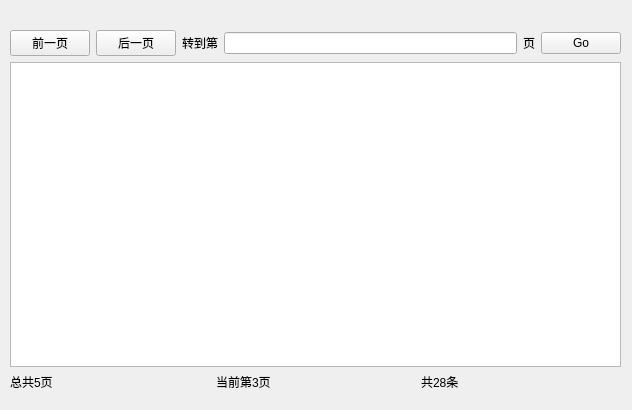
<?xml version="1.0" encoding="UTF-8"?>
<ui version="4.0">
 <class>Form</class>
 <widget class="QWidget" name="Form">
  <property name="geometry">
   <rect>
    <x>0</x>
    <y>0</y>
    <width>632</width>
    <height>410</height>
   </rect>
  </property>
  <property name="windowTitle">
   <string>分页显示数据</string>
  </property>
  <widget class="QWidget" name="">
   <property name="geometry">
    <rect>
     <x>10</x>
     <y>30</y>
     <width>611</width>
     <height>361</height>
    </rect>
   </property>
   <layout class="QVBoxLayout" name="verticalLayout">
    <item>
     <layout class="QHBoxLayout" name="horizontalLayout">
      <item>
       <widget class="QPushButton" name="pushButton">
        <property name="text">
         <string>前一页</string>
        </property>
       </widget>
      </item>
      <item>
       <widget class="QPushButton" name="pushButton_2">
        <property name="text">
         <string>后一页</string>
        </property>
       </widget>
      </item>
      <item>
       <widget class="QLabel" name="label">
        <property name="text">
         <string>转到第</string>
        </property>
       </widget>
      </item>
      <item>
       <widget class="QLineEdit" name="lineEdit"/>
      </item>
      <item>
       <widget class="QLabel" name="label_2">
        <property name="text">
         <string>页</string>
        </property>
       </widget>
      </item>
      <item>
       <widget class="QPushButton" name="pushButton_3">
        <property name="text">
         <string>Go</string>
        </property>
       </widget>
      </item>
     </layout>
    </item>
    <item>
     <widget class="QTableView" name="tableView"/>
    </item>
    <item>
     <layout class="QHBoxLayout" name="horizontalLayout_2">
      <item>
       <widget class="QLabel" name="label_3">
        <property name="text">
         <string>总共5页</string>
        </property>
       </widget>
      </item>
      <item>
       <widget class="QLabel" name="label_4">
        <property name="text">
         <string>当前第3页</string>
        </property>
       </widget>
      </item>
      <item>
       <widget class="QLabel" name="label_5">
        <property name="text">
         <string>共28条</string>
        </property>
       </widget>
      </item>
     </layout>
    </item>
   </layout>
  </widget>
 </widget>
 <resources/>
 <connections/>
</ui>
